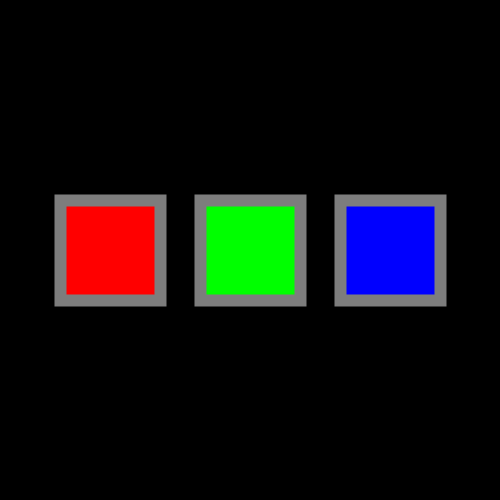
Frame 1 (no input)
Frame 60 (the mouse pressed at the canvas centre just before this capture): identical to frame 1, image omitted
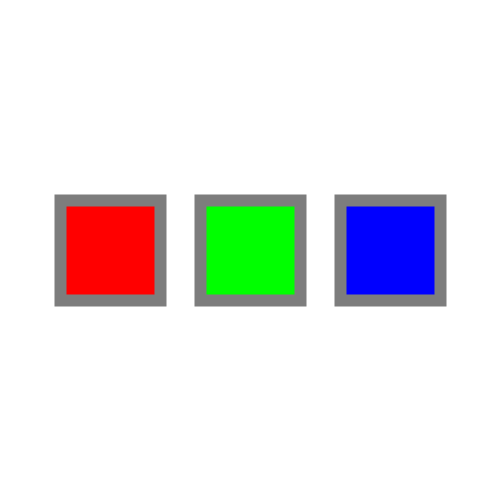
Frame 120 (the mouse held since frame 60 and released just before this capture)

The Processing sketch that drew these frames (run headless with seeded random() and noise(); from frame 60 on, the mouse is pressed at the canvas centre):

// Processing sketch: ColorButtons
// ── ColorButtons.pde
//Diego Magdaleno
//dmmagdal
//

int R = 0;
int G = 0;
int B = 0;

void setup(){
  size(500, 500);
  background(0);
  
}

void draw(){
  background(R, G, B);
  stroke(125);
  strokeWeight(12);
  rectMode(CENTER);
  fill(255, 0, 0);
  rect((width/2) - 140, height/2, 100, 100); //Red Button
  fill(0, 255, 0);
  rect(width/2, height/2, 100, 100); //Green Button
  fill(0, 0, 255);
  rect((width/2) + 140, height/2, 100, 100); //Blue Button
  
}

void mousePressed(){
 //Applies set values to the background
 switch(R) { //Adds or Subtracts Red from the background 
   case 0:
     background(R, G, B);
   break;
   case 255:
     background(R, G, B);
   break;
 }
 switch(G) { //Adds or Subtracts Green from the background 
   case 0:
     background(R, G, B);
   break;
   case 255:
     background(R, G, B);
   break;
 }
 switch(B) { //Adds or Subtracts Blue from the background 
   case 0:
     background(R, G, B);
   break;
   case 255:
     background(R, G, B);
   break;
 }
 
 //This will look to set the value for the background
 if (R<125){ 
    R = 255; 
 }
 else if (R>125){
    R = 0; 
 }
 
 if (G<125){
    G = 255;
 }
 else if (G>125){
    G = 0;
 }
 
 if (B<125){
    B = 255; 
 }
 else if (B>125){
    B = 0; 
 }
 
 //Sets up to change values under the conditions of button clicks
 if (mouseX > 200){
   if (mouseX < 300){
    if (mouseY > 200){
     if (mouseY < 300){
       //Put the Code for the Activation/Deactivation of the RED Square
     }
    }
   }
 }
 if (mouseX > 200){
   if (mouseX < 300){
    if (mouseY > 200){
     if (mouseY < 300){
       //Put the Code for the Activation/Deactivation of the GREEN Square
     }
    }
   }
 }
 if (mouseX > 200){
   if (mouseX < 300){
    if (mouseY > 200){
     if (mouseY < 300){
       //Put the Code for the Activation/Deactivation of the BLUE Square
     }
    }
   }
 }
 
}
